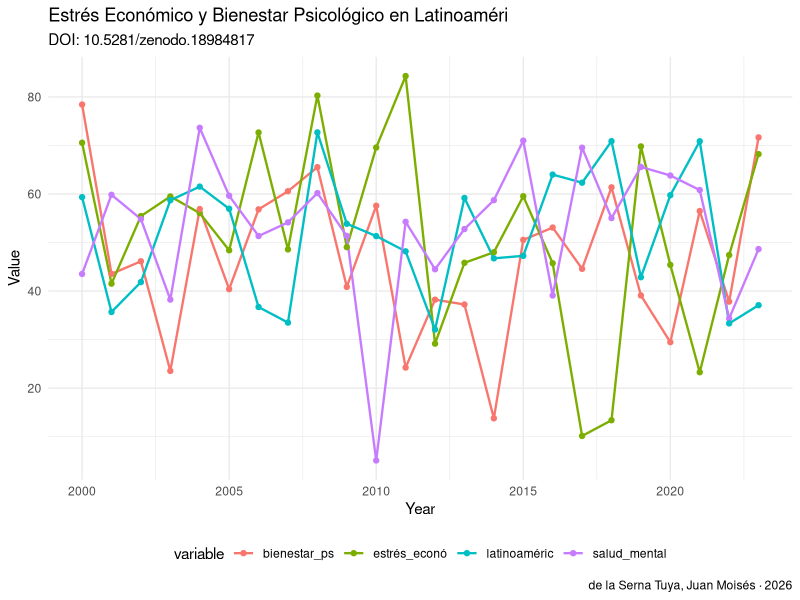

Source code (R):
# analysis.R — Estrés Económico y Bienestar Psicológico en Latinoamérica (2000-2025)
# DOI: 10.5281/zenodo.18984817
# Author: de la Serna Tuya, Juan Moisés · ORCID: 0000-0002-8401-8018
# License: CC0 1.0

# ── SETUP ──────────────────────────────────────────────────────────────────
# Install required packages if needed:
# install.packages(c("readr","ggplot2","dplyr","tidyr"))

library(readr)
library(ggplot2)
library(dplyr)

# ── LOAD DATA ──────────────────────────────────────────────────────────────
# Download dataset from: https://doi.org/10.5281/zenodo.18984817
# df <- read_csv("dataset.csv")

# Example with synthetic data
set.seed(42)
years <- 2000:2023
df <- data.frame(
  year = years,
    estrés_econó = rnorm(length(years), 50, 15),
  bienestar_ps = rnorm(length(years), 50, 15),
  salud_mental = rnorm(length(years), 50, 15),
  latinoaméric = rnorm(length(years), 50, 15),
  stringsAsFactors = FALSE
)

cat("Dataset: Estrés Económico y Bienestar Psicológico en Latino\n")
cat("DOI: 10.5281/zenodo.18984817\n")
cat("Dimensions:", nrow(df), "x", ncol(df), "\n\n")
print(head(df))
print(summary(df))

# ── VISUALIZATION ──────────────────────────────────────────────────────────
# Temporal trend
p1 <- df %>%
  tidyr::pivot_longer(-year, names_to="variable", values_to="value") %>%
  ggplot(aes(x=year, y=value, color=variable)) +
  geom_line(size=0.8) +
  geom_point(size=1.5) +
  labs(title="Estrés Económico y Bienestar Psicológico en Latinoaméri",
       subtitle="DOI: 10.5281/zenodo.18984817",
       x="Year", y="Value",
       caption="de la Serna Tuya, Juan Moisés · 2026") +
  theme_minimal() +
  theme(legend.position="bottom")

ggsave("figures/analysis_output_r.png", p1, width=10, height=6, dpi=150)
cat("\nFigure saved: figures/analysis_output_r.png\n")

# ── CITATION ───────────────────────────────────────────────────────────────
cat("\nCitation:\n")
cat("de la Serna Tuya, Juan Moisés (2026). Estrés Económico y Bienestar Psicológico en Latinoamérica (2000-2025). Zenodo. https://doi.org/10.5281/zenodo.18984817\n")
